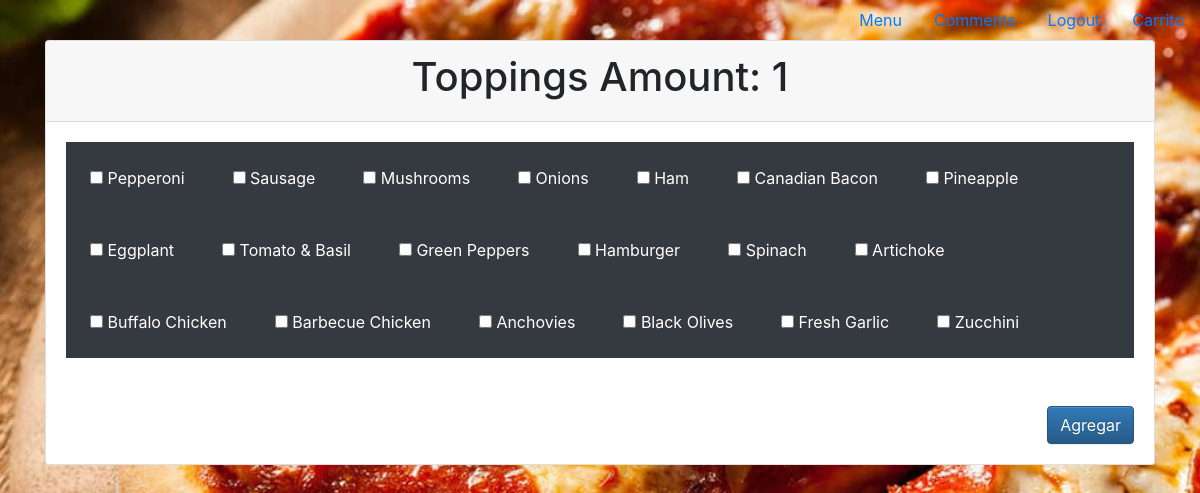
/2, run on the app's committed database.
### orders/models.py (models this page shows)
class Topping(models.Model):
    product = models.CharField(
        max_length=64,
        null=False,
        default="")
    tipo = models.CharField(
        max_length=64
    )

### orders/views.py (the view, shortened to what this page needs)
# urls.py: path("<int:product>", views.selectTopping, name="topping"),
def selectTopping(request, product):
    product = models.Pizza.objects.get(id=product)
    print(product.product[0])
    print(request.method, "////////////////////**********")
    if product.product[0] in "123":
        context = {
            "product": product,
            "toppings": models.Topping.objects.all(),
            "limit": int(product.product[0])
        }
        print(context)
        print(product.product, "-------------------1")
        return render(request, "orders/topping.html", context)

### orders/templates/orders/topping.html (shortened to what this page needs)
{% extends "orders/layout.html" %} {% block title %} Toppings {% endblock %} {% block header %}
<div>
    <ul class="nav justify-content-end nav-pills">
        <li class="nav-item">
            <p class="nav-link">{{user.get_username}}</p>
        </li>
        <li class="nav-item">
            <a class="nav-link" href="{% url 'menu'  %}" id="">Menu</a>
        </li>
        <li class="nav-item">
            <a class="nav-link" href="{% url 'Comment' %}" id="">Comments</a>
        </li>
        <li class="nav-item">
            <a class="nav-link" href="{% url 'logout' %}" id="">Logout</a>
        </li>
        <li class="nav-item">
            <a class="nav-link" href="{%url 'ShowCarrito'%}"> Carrito </a>
        </li>
    </ul>
</div>
{% endblock %} {% block body %}
<div class="container">
    <div class="card">
        <div class="card-header" align="center">
            <h1>Toppings Amount: {{limit}}</h1>
        </div>
        <div class="card-body">
            <div class="d-flex flex-wrap table-striped table-dark">
                {% for topping in toppings %}
                <div class="p-4 bd-highlight">
                    <input onclick="ToppingLimit()" type="checkbox"> {{topping.product}}
                </div>
                {% endfor %}
            </div>
            <br>
            <br>
            <div align="right">
                <button type="submit" class="btn btn-primary" onclick="Continuar()">Agregar</button>
            </div>
        </div>
    </div>
</div>
{% endblock %}

### orders/templates/orders/layout.html (shortened to what this page needs)
{% load static %}
<!DOCTYPE html>
<html>
<head>
    <link rel="stylesheet" href="https://stackpath.bootstrapcdn.com/bootstrap/4.3.1/css/bootstrap.min.css">
    <link rel="stylesheet" href="//maxcdn.bootstrapcdn.com/bootstrap/3.2.0/css/bootstrap-theme.min.css">
    <link rel="stylesheet" href="{% static 'css/style1.css' %}">
    <link rel="stylesheet" href="{% static 'css/style2.css' %}">
</head>
<body>
    <header>
        {% block header %} {% endblock %}
    </header>
    {% block body%} {% endblock body%}
</body>
</html>

### orders/static/css/style2.css (style rules this page uses)
body { background-image: url(../images/background.jpg); background-position: center center; background-repeat: no-repeat; background-attachment: fixed; background-size: cover; margin-top: 0px; }

### data on the page
Topping: product "Pepperoni"
Topping: product "Sausage"
Topping: product "Mushrooms"
Topping: product "Onions"
Topping: product "Ham"
Topping: product "Canadian Bacon"
Topping: product "Pineapple"
Topping: product "Eggplant"
Topping: product "Tomato & Basil"
Topping: product "Green Peppers"
Topping: product "Hamburger"
Topping: product "Spinach"
Topping: product "Artichoke"
Topping: product "Buffalo Chicken"
Topping: product "Barbecue Chicken"
Topping: product "Anchovies"
Topping: product "Black Olives"
Topping: product "Fresh Garlic"
Topping: product "Zucchini"

### other printed values
{{ limit }} "1"
